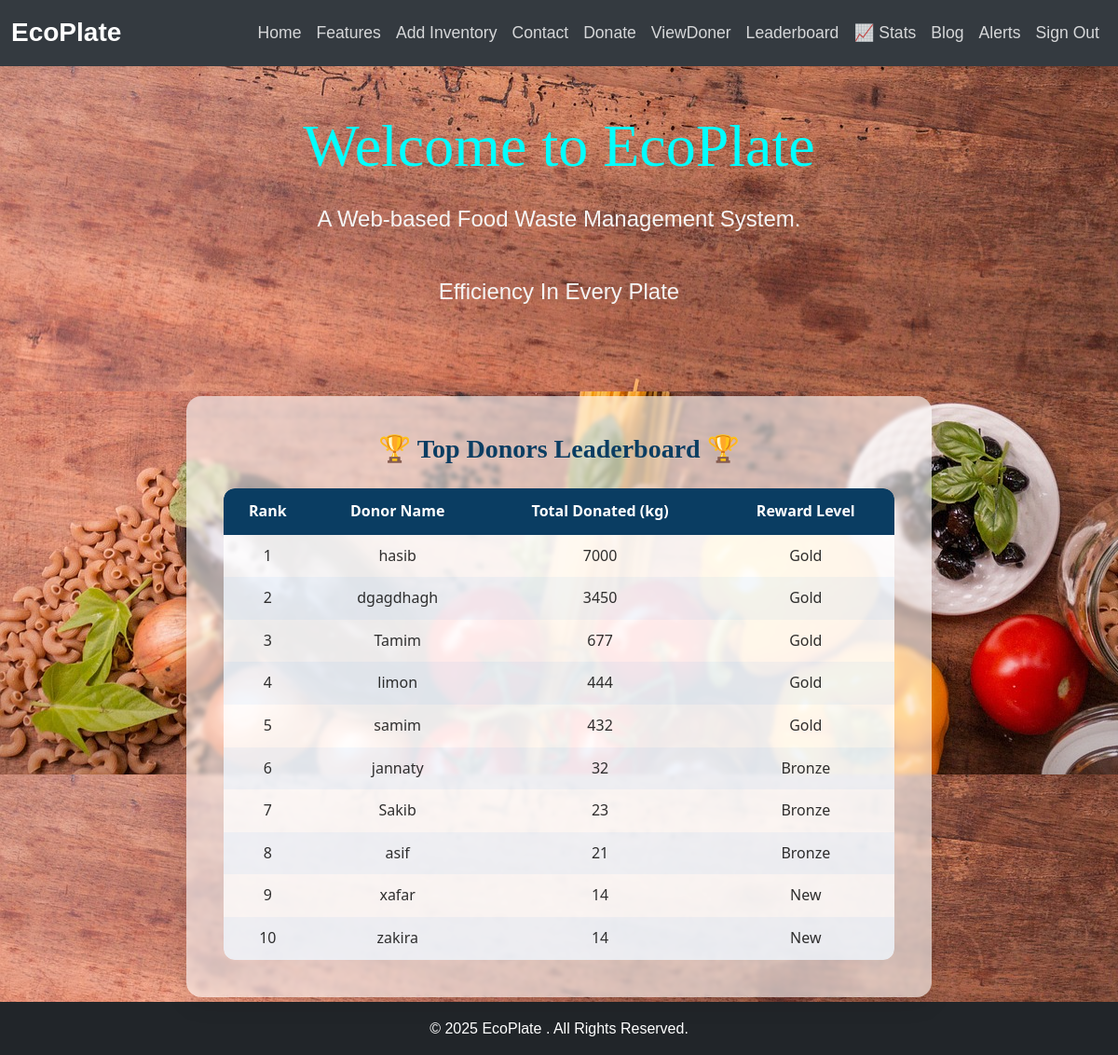
Before: /leaderboard/ (signed in) with the older database file.
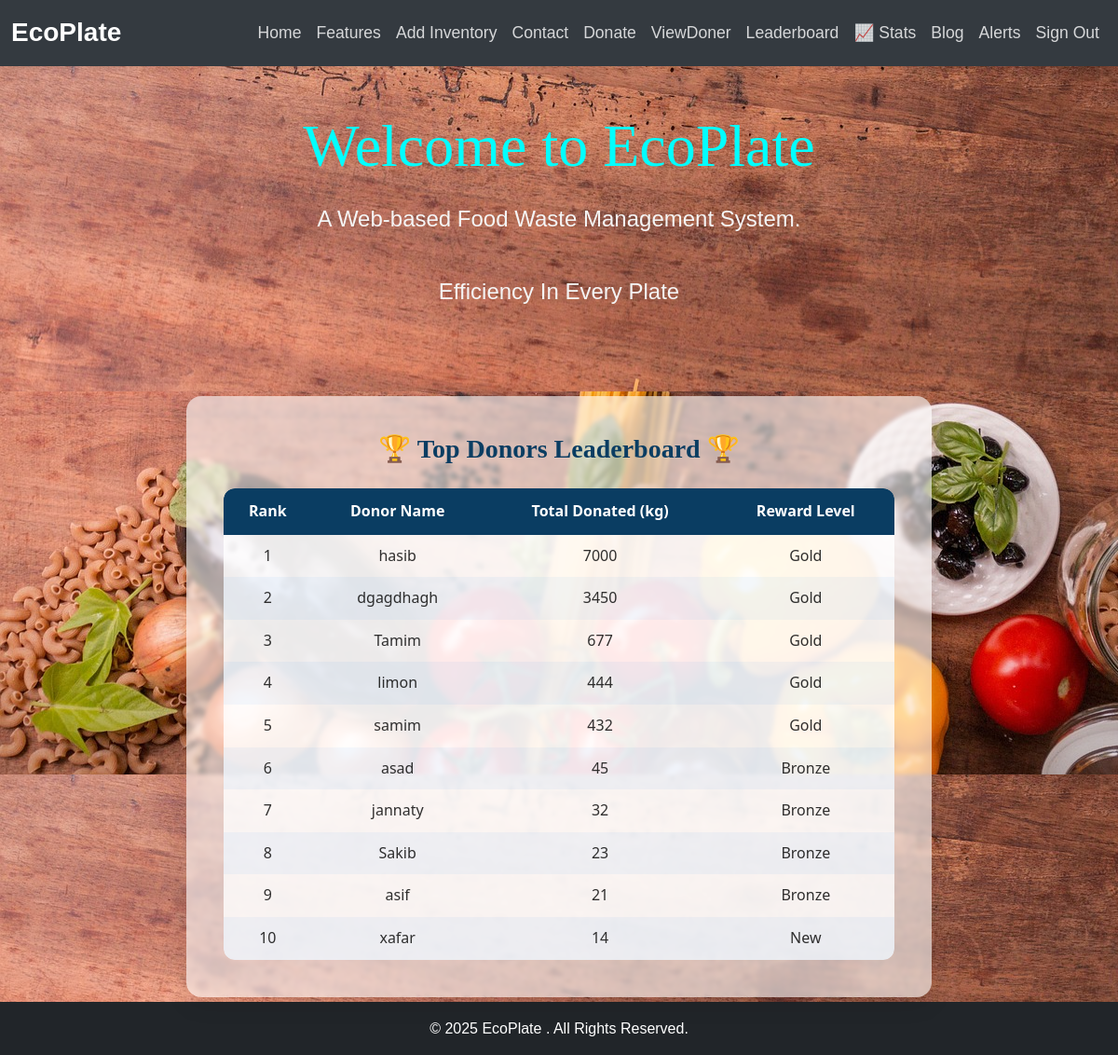
After: the same page with the newer database file.
### foodTest/models.py (models this page shows, shortened)
class DonorProfile(models.Model):
    donor_name = models.CharField(max_length=255)
    email = models.EmailField(unique=True)
    total_donated = models.PositiveIntegerField(default=0)
    reward_level = models.CharField(max_length=20, default="New")  # New, Bronze, Silver, Gold

### foodTest/views.py (the view)
# urls.py: path("leaderboard/", leaderboard_view, name="leaderboard"),
@login_required
def leaderboard_view(request):
    update_donor_profiles()
    top_donors = DonorProfile.objects.order_by("-total_donated")[:10]  # Get top 10 donors
    return render(request, "leaderboard.html", {"top_donors": top_donors})

### foodTest/views.py (called while the page is built)
def assign_reward(total_donated):
    if total_donated >= 100:
        return "Gold"
    elif total_donated >= 50:
        return "Silver"
    elif total_donated >= 20:
        return "Bronze"
    return "New"

def update_donor_profiles():
    donor_totals = Donation.objects.values("email").annotate(total_donated=Sum("quantity"))
    for donor in donor_totals:
        latest_donation = Donation.objects.filter(email=donor["email"]).order_by("-id").first()
        donor_name = latest_donation.donor_name if latest_donation else "Unknown"
        donor_profile, created = DonorProfile.objects.get_or_create(
            email=donor["email"],
            defaults={"donor_name": donor_name, "total_donated": 0, "reward_level": "New"}
        )
        donor_profile.donor_name = donor_name  # Ensure correct name
        donor_profile.total_donated = donor["total_donated"]  # Update total donations
        donor_profile.reward_level = assign_reward(donor_profile.total_donated)  # Assign reward
        donor_profile.save()

### templates/leaderboard.html (shortened to what this page needs)
{% extends "base.html"%}
{% block body %}
{% load static %}
<section style="
    background-color: rgba(255, 255, 255, 0.6);
    backdrop-filter: blur(2px);
    border-radius: 16px;
    box-shadow: 0 8px 24px rgba(0, 0, 0, 0.1);
    padding: 40px;
    margin: 5px auto;
    width: 90%;
    max-width: 800px;
    text-align: center;
    font-family: 'Segoe UI', sans-serif;
">
  <h2 style="color: #0a3d62; font-size: 28px; margin-bottom: 25px;">
    🏆 Top Donors Leaderboard 🏆
  </h2>
  <table style="
      width: 100%;
      border-collapse: separate;
      border-spacing: 0;
      font-size: 16px;
      background-color: transparent;
      overflow: hidden;
      border-radius: 12px;
  ">
    <tr style="background-color: #0a3d62; color: white;">
      <th style="padding: 12px; border-top-left-radius: 12px;">Rank</th>
      <th style="padding: 12px;">Donor Name</th>
      <th style="padding: 12px;">Total Donated (kg)</th>
      <th style="padding: 12px; border-top-right-radius: 12px;">Reward Level</th>
    </tr>
    {% for donor in top_donors %}
    <tr style="
        background-color: {% if forloop.counter0|divisibleby:2 %}rgba(255,255,255,0.8){% else %}rgba(240,248,255,0.8){% endif %};
        transition: background-color 0.3s;
    "
        onmouseover="this.style.backgroundColor='rgba(7, 7, 7, 0.15)'"
        onmouseout="this.style.backgroundColor='{% if forloop.counter0|divisibleby:2 %}rgba(255,255,255,0.8){% else %}rgba(137, 141, 145, 0.35){% endif %}'"
    >
      <td style="padding: 10px; {% if forloop.last %}border-bottom-left-radius: 12px;{% endif %}">{{ forloop.counter }}</td>
      <td style="padding: 10px;">{{ donor.donor_name }}</td>
      <td style="padding: 10px;">{{ donor.total_donated }}</td>
      <td style="padding: 10px; {% if forloop.last %}border-bottom-right-radius: 12px;{% endif %}">{{ donor.reward_level }}</td>
    </tr>
    {% endfor %}
  </table>
</section>
{% endblock body %}

Changed rows visible on the page:
no longer on this page (row unchanged): DonorProfile: donor_name "zakira", total_donated "14", reward_level "New"
now on this page (row edited): DonorProfile: donor_name "asad", total_donated "45", reward_level "Bronze"
